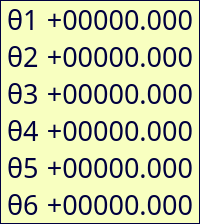
           <widget class="QFrame" name="frmMPos">
            <property name="minimumSize">
             <size>
              <width>0</width>
              <height>0</height>
             </size>
            </property>
            <property name="styleSheet">
             <string notr="true">background-color: rgb(248, 255, 192);
color: rgb(0, 0, 63);</string>
            </property>
            <property name="frameShape">
             <enum>QFrame::Box</enum>
            </property>
            <property name="frameShadow">
             <enum>QFrame::Plain</enum>
            </property>
            <layout class="QGridLayout" name="gridLayout_2">
             <property name="leftMargin">
              <number>6</number>
             </property>
             <property name="topMargin">
              <number>0</number>
             </property>
             <property name="rightMargin">
              <number>6</number>
             </property>
             <property name="bottomMargin">
              <number>0</number>
             </property>
             <property name="spacing">
              <number>0</number>
             </property>
             <item row="3" column="1">
              <widget class="QLabel" name="grblPos_4">
               <property name="minimumSize">
                <size>
                 <width>0</width>
                 <height>0</height>
                </size>
               </property>
               <property name="font">
                <font>
                 <family>LED Calculator</family>
                 <pointsize>20</pointsize>
                </font>
               </property>
               <property name="contextMenuPolicy">
                <enum>Qt::CustomContextMenu</enum>
               </property>
               <property name="text">
                <string notr="true">+00000.000</string>
               </property>
               <property name="alignment">
                <set>Qt::AlignRight|Qt::AlignTrailing|Qt::AlignVCenter</set>
               </property>
              </widget>
             </item>
             <item row="1" column="1">
              <widget class="QLabel" name="grblPos_2">
               <property name="minimumSize">
                <size>
                 <width>0</width>
                 <height>0</height>
                </size>
               </property>
               <property name="font">
                <font>
                 <family>LED Calculator</family>
                 <pointsize>20</pointsize>
                </font>
               </property>
               <property name="contextMenuPolicy">
                <enum>Qt::CustomContextMenu</enum>
               </property>
               <property name="text">
                <string notr="true">+00000.000</string>
               </property>
               <property name="alignment">
                <set>Qt::AlignRight|Qt::AlignTrailing|Qt::AlignVCenter</set>
               </property>
              </widget>
             </item>
             <item row="5" column="1">
              <widget class="QLabel" name="grblPos_6">
               <property name="minimumSize">
                <size>
                 <width>0</width>
                 <height>0</height>
                </size>
               </property>
               <property name="font">
                <font>
                 <family>LED Calculator</family>
                 <pointsize>20</pointsize>
                </font>
               </property>
               <property name="contextMenuPolicy">
                <enum>Qt::CustomContextMenu</enum>
               </property>
               <property name="text">
                <string notr="true">+00000.000</string>
               </property>
               <property name="alignment">
                <set>Qt::AlignRight|Qt::AlignTrailing|Qt::AlignVCenter</set>
               </property>
              </widget>
             </item>
             <item row="4" column="0">
              <widget class="QLabel" name="label_grblPos_5">
               <property name="maximumSize">
                <size>
                 <width>16777215</width>
                 <height>16777215</height>
                </size>
               </property>
               <property name="font">
                <font>
                 <family>LED Calculator</family>
                 <pointsize>20</pointsize>
                </font>
               </property>
               <property name="contextMenuPolicy">
                <enum>Qt::CustomContextMenu</enum>
               </property>
               <property name="text">
                <string notr="true">θ5</string>
               </property>
              </widget>
             </item>
             <item row="2" column="1">
              <widget class="QLabel" name="grblPos_3">
               <property name="minimumSize">
                <size>
                 <width>0</width>
                 <height>0</height>
                </size>
               </property>
               <property name="font">
                <font>
                 <family>LED Calculator</family>
                 <pointsize>20</pointsize>
                </font>
               </property>
               <property name="contextMenuPolicy">
                <enum>Qt::CustomContextMenu</enum>
               </property>
               <property name="text">
                <string notr="true">+00000.000</string>
               </property>
               <property name="alignment">
                <set>Qt::AlignRight|Qt::AlignTrailing|Qt::AlignVCenter</set>
               </property>
              </widget>
             </item>
             <item row="3" column="0">
              <widget class="QLabel" name="label_grblPos_4">
               <property name="maximumSize">
                <size>
                 <width>16777215</width>
                 <height>16777215</height>
                </size>
               </property>
               <property name="font">
                <font>
                 <family>LED Calculator</family>
                 <pointsize>20</pointsize>
                </font>
               </property>
               <property name="contextMenuPolicy">
                <enum>Qt::CustomContextMenu</enum>
               </property>
               <property name="text">
                <string notr="true">θ4</string>
               </property>
              </widget>
             </item>
             <item row="5" column="0">
              <widget class="QLabel" name="label_grblPos_6">
               <property name="maximumSize">
                <size>
                 <width>16777215</width>
                 <height>16777215</height>
                </size>
               </property>
               <property name="font">
                <font>
                 <family>LED Calculator</family>
                 <pointsize>20</pointsize>
                </font>
               </property>
               <property name="contextMenuPolicy">
                <enum>Qt::CustomContextMenu</enum>
               </property>
               <property name="text">
                <string notr="true">θ6</string>
               </property>
              </widget>
             </item>
             <item row="4" column="1">
              <widget class="QLabel" name="grblPos_5">
               <property name="minimumSize">
                <size>
                 <width>0</width>
                 <height>0</height>
                </size>
               </property>
               <property name="font">
                <font>
                 <family>LED Calculator</family>
                 <pointsize>20</pointsize>
                </font>
               </property>
               <property name="contextMenuPolicy">
                <enum>Qt::CustomContextMenu</enum>
               </property>
               <property name="text">
                <string notr="true">+00000.000</string>
               </property>
               <property name="alignment">
                <set>Qt::AlignRight|Qt::AlignTrailing|Qt::AlignVCenter</set>
               </property>
              </widget>
             </item>
             <item row="0" column="0">
              <widget class="QLabel" name="label_grblPos_1">
               <property name="maximumSize">
                <size>
                 <width>16777215</width>
                 <height>16777215</height>
                </size>
               </property>
               <property name="font">
                <font>
                 <family>LED Calculator</family>
                 <pointsize>20</pointsize>
                </font>
               </property>
               <property name="contextMenuPolicy">
                <enum>Qt::CustomContextMenu</enum>
               </property>
               <property name="text">
                <string notr="true">θ1</string>
               </property>
              </widget>
             </item>
             <item row="0" column="1">
              <widget class="QLabel" name="grblPos_1">
               <property name="minimumSize">
                <size>
                 <width>0</width>
                 <height>0</height>
                </size>
               </property>
               <property name="font">
                <font>
                 <family>LED Calculator</family>
                 <pointsize>20</pointsize>
                </font>
               </property>
               <property name="contextMenuPolicy">
                <enum>Qt::CustomContextMenu</enum>
               </property>
               <property name="text">
                <string notr="true">+00000.000</string>
               </property>
               <property name="alignment">
                <set>Qt::AlignRight|Qt::AlignTrailing|Qt::AlignVCenter</set>
               </property>
              </widget>
             </item>
             <item row="1" column="0">
              <widget class="QLabel" name="label_grblPos_2">
               <property name="maximumSize">
                <size>
                 <width>16777215</width>
                 <height>16777215</height>
                </size>
               </property>
               <property name="font">
                <font>
                 <family>LED Calculator</family>
                 <pointsize>20</pointsize>
                </font>
               </property>
               <property name="contextMenuPolicy">
                <enum>Qt::CustomContextMenu</enum>
               </property>
               <property name="text">
                <string notr="true">θ2</string>
               </property>
              </widget>
             </item>
             <item row="2" column="0">
              <widget class="QLabel" name="label_grblPos_3">
               <property name="maximumSize">
                <size>
                 <width>16777215</width>
                 <height>16777215</height>
                </size>
               </property>
               <property name="font">
                <font>
                 <family>LED Calculator</family>
                 <pointsize>20</pointsize>
                </font>
               </property>
               <property name="contextMenuPolicy">
                <enum>Qt::CustomContextMenu</enum>
               </property>
               <property name="text">
                <string notr="true">θ3</string>
               </property>
              </widget>
             </item>
            </layout>
           </widget>
